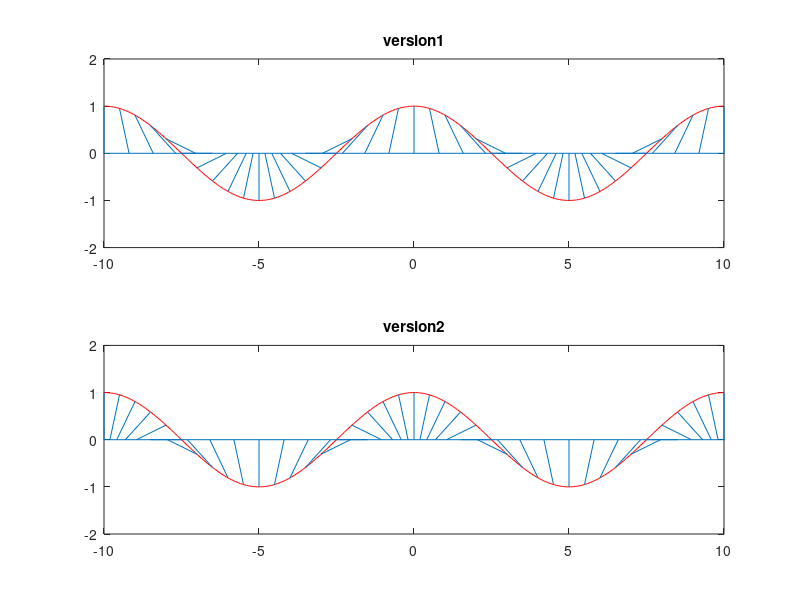

Write the MATLAB code that produced this figure.
clc
clear all
y_c=0;


a=1;
w=pi/5;

%creating proposed path 
x=-10:5/100:10;
y=a*cos(w*x);

figure(1)

subplot(2,1,1)
plot(x,y,'r');
axis([-10 10 -2 2])
title('version1')
line([-20;20],[0;0]);


for x_p = -10:0.5:10
    x_c=x_p + sin((pi/5)*x_p);
    y_p=cos((pi/5)*x_p);
    line([x_p;x_c],[y_p;y_c]);
end

subplot(2,1,2)
plot(x,y,'r');
axis([-10 10 -2 2])
title('version2')
line([-20;20],[0;0]);


for x_p = -10:0.5:10
    x_c=x_p - sin((pi/5)*x_p);
    y_p=cos((pi/5)*x_p);
    line([x_p;x_c],[y_p;y_c]);
end


